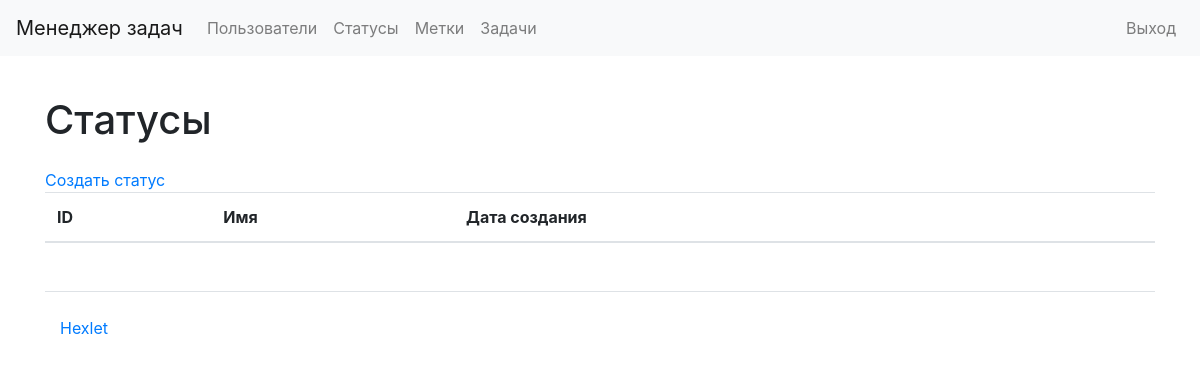
Before: /statuses/ (signed in) with the older database file.
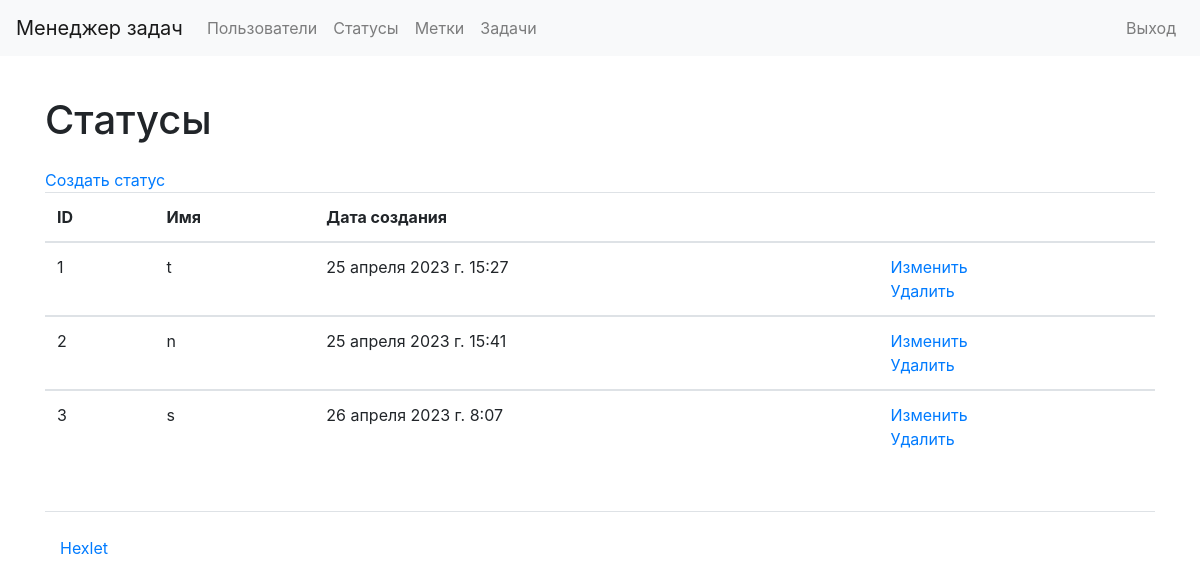
After: the same page with the newer database file.
### statuses/models.py (models this page shows, shortened)
class Status(models.Model):
    name = models.CharField(max_length=150)
    created_at = models.DateTimeField(auto_now=True)

### statuses/views.py (the view)
# urls.py: path('', views.StatusesListView.as_view(), name='statuses_list'),
class StatusesListView(LoginRequiredMixin, ListView):
    model = Status
    template_name = "statuses/list_of_statuses.html"
    success_url = reverse_lazy('statuses_list')
    login_url = reverse_lazy('login')

### statuses/templates/statuses/list_of_statuses.html
{% extends "base.html" %}
{% load i18n %}
{% block content %}
<h1 class="my-4">{% translate "Statuses" %}</h1>
<a href="{% url 'status_create' %}">{% translate "Create status" %}</a>
<table class="table table-stripped">
    <thead>
        <tr>
            <th>ID</th>
            <th>{% translate "Name" %}</th>
            <th>{% translate "Date of creation" %}</th>
            <th></th>
        </tr>
    </thead>
    {% for status in object_list %}
    <tbody>
        <tr>
            <td>{{ status.id }}</td>
            <td>{{ status.name }}</td>
            <td>{{ status.created_at }}</td>
            <td>
                <a href="/statuses/{{ status.id }}/update/">{% translate "Update" %}</a>
                <br>
                <a href="/statuses/{{ status.id }}/delete/">{% translate "Delete" %}</a>
            </td>
        </tr>
        {% endfor %}
    </tbody>
</table>
{% endblock %}

Changed rows visible on the page:
added Status: id "1", name "t", created_at "25 апреля 2023 г. 15:27"
added Status: id "2", name "n", created_at "25 апреля 2023 г. 15:41"
added Status: id "3", name "s", created_at "26 апреля 2023 г. 8:07"
